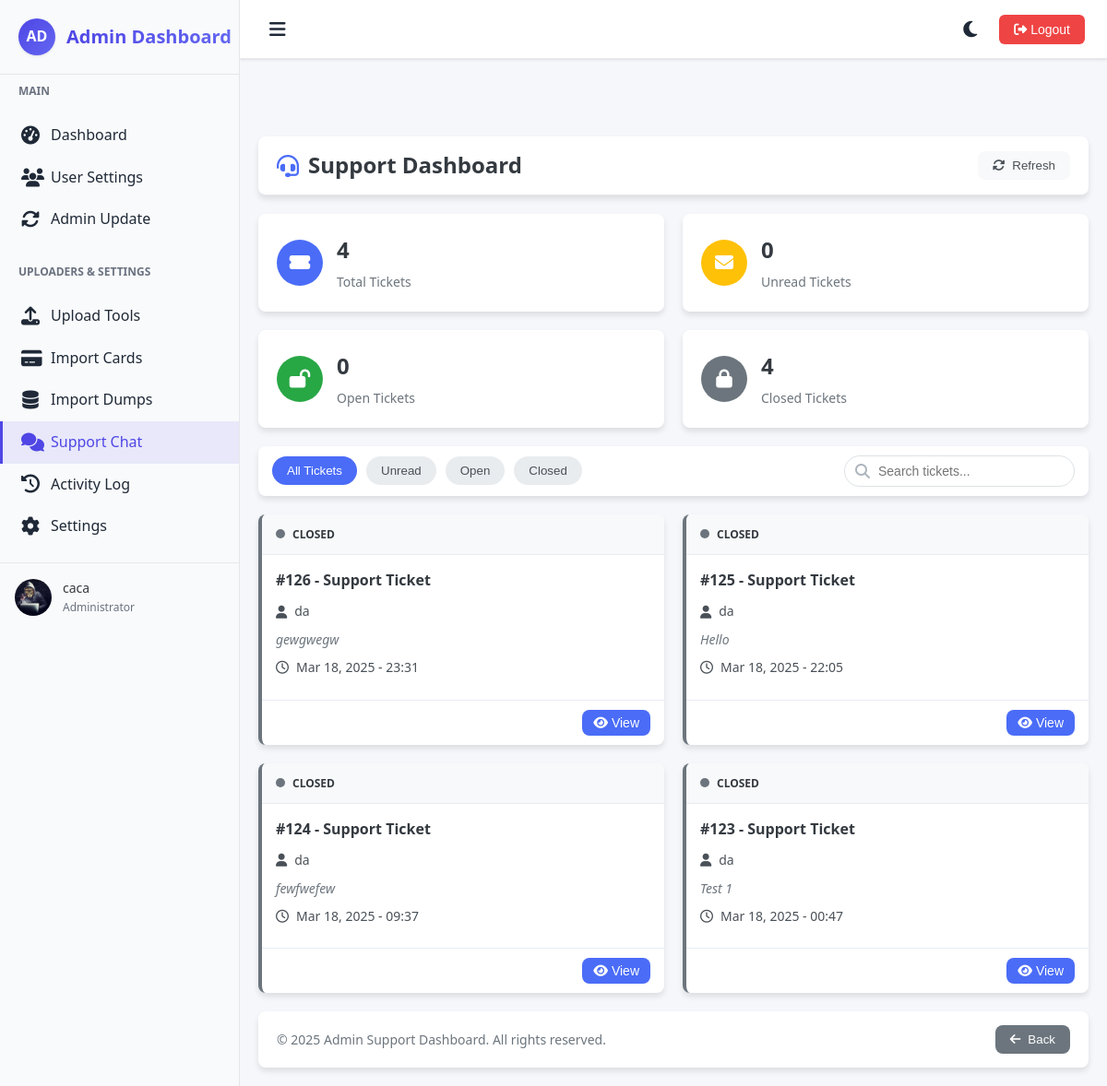
Screenshot of /admin/sc.php (signed in) with the database file from the repository.
### tables this page shows
CREATE TABLE `support_tickets` (
  `id` int(11) NOT NULL,
  `user_id` int(11) NOT NULL,
  `message` text DEFAULT '',
  `response` text DEFAULT NULL,
  `status` enum('open','closed') NOT NULL DEFAULT 'open',
  `created_at` timestamp NOT NULL DEFAULT current_timestamp(),
  `username` varchar(255) DEFAULT NULL,
  `subject` varchar(255) DEFAULT NULL,
  `updated_at` timestamp NOT NULL DEFAULT current_timestamp() ON UPDATE current_timestamp(),
  `user_unread` tinyint(4) DEFAULT 0,
  `last_user_reply` tinyint(4) DEFAULT 1,
  `unread` tinyint(1) DEFAULT 0,
  `admin_unread` tinyint(1) DEFAULT 0
);

CREATE TABLE `users` (
  `id` int(11) NOT NULL,
  `username` varchar(255) NOT NULL,
  `password` varchar(255) NOT NULL,
  `jabber` varchar(255) DEFAULT NULL,
  `telegram` varchar(255) DEFAULT NULL,
  `secret_code` varchar(50) DEFAULT NULL,
  `created_at` timestamp NOT NULL DEFAULT current_timestamp(),
  `balance` decimal(10,2) NOT NULL DEFAULT 0.00,
  `seller` tinyint(1) NOT NULL DEFAULT 0,
  `seller_percentage` int(11) DEFAULT 0,
  `credit_cards_balance` decimal(10,2) NOT NULL DEFAULT 0.00,
  `credit_cards_total_earned` decimal(10,2) NOT NULL DEFAULT 0.00,
  `dumps_balance` decimal(10,2) NOT NULL DEFAULT 0.00,
  `dumps_total_earned` decimal(10,2) NOT NULL DEFAULT 0.00,
  `banned` tinyint(1) NOT NULL DEFAULT 0,
  `role` int(11) NOT NULL DEFAULT 0,
  `status` varchar(255) NOT NULL DEFAULT 'active',
  `active` int(11) NOT NULL DEFAULT 0,
  `total_earned` decimal(10,2) DEFAULT 0.00,
  `seller_actual_balance` decimal(10,2) DEFAULT 0.00
);

### encrypt.php (called while the page is built, shortened)
<?php
function decryptMessage($ciphertext) {
    $data = base64_decode($ciphertext);
    $ivLength = openssl_cipher_iv_length(CIPHER_METHOD);
    $iv = substr($data, 0, $ivLength);
    $encryptedMessage = substr($data, $ivLength);
    return openssl_decrypt($encryptedMessage, CIPHER_METHOD, ENCRYPTION_KEY, 0, $iv);
}

### admin/support_chat.php (the view, shortened to what this page needs)
<?php
require '../config.php';
require '../encrypt.php';
$stmt = $pdo->prepare("
    SELECT t.id AS ticket_id, t.created_at AS ticket_created_at, t.unread, t.status, t.admin_unread, t.subject,
           u.username AS user_username, m.sender, m.is_read, m.message AS content, m.created_at AS message_created_at
    FROM support_tickets t
    LEFT JOIN users u ON t.user_id = u.id
    LEFT JOIN support_replies m ON t.id = m.ticket_id
    ORDER BY t.admin_unread DESC, t.created_at DESC
");
$stmt->execute();
$rawTickets = $stmt->fetchAll(PDO::FETCH_ASSOC);
$tickets = [];
foreach ($rawTickets as $row) {
    $ticketId = $row['ticket_id'];
    if (!isset($tickets[$ticketId])) {
        $tickets[$ticketId] = [];
    }
    if (!empty($row['content'])) {
        $row['content'] = decryptMessage($row['content']);
    }
    $tickets[$ticketId][] = $row;
}
$totalTickets = count($tickets);
$unreadTickets = 0;
$openTickets = 0;
$closedTickets = 0;
foreach ($tickets as $ticketMessages) {
    if (strtolower($ticketMessages[0]['status']) === 'open') {
        $openTickets++;
    } else {
        $closedTickets++;
    }
}
?>
<!DOCTYPE html>
<html lang="en">
<head>
    <link rel="stylesheet" href="https://cdnjs.cloudflare.com/ajax/libs/font-awesome/6.4.0/css/all.min.css">
</head>
<body>
    <div class="main-dashboard">
        <header class="support-header">
            <div class="logo">
                <i class="fas fa-headset"></i>
                <h1>Support Dashboard</h1>
            </div>
            <div class="admin-controls">
                <button class="refresh-btn" onclick="location.reload()">
                    <i class="fas fa-sync-alt"></i> Refresh
                </button>
            </div>
        </header>
        <div class="dashboard-stats">
            <div class="stat-card">
                <div class="stat-icon total">
                    <i class="fas fa-ticket-alt"></i>
                </div>
                <div class="stat-info">
                    <h3><?php echo $totalTickets; ?></h3>
                    <p>Total Tickets</p>
                </div>
            </div>
            <div class="stat-card">
                <div class="stat-icon unread">
                    <i class="fas fa-envelope"></i>
                </div>
                <div class="stat-info">
                    <h3><?php echo $unreadTickets; ?></h3>
                    <p>Unread Tickets</p>
                </div>
            </div>
            <div class="stat-card">
                <div class="stat-icon open">
                    <i class="fas fa-lock-open"></i>
                </div>
                <div class="stat-info">
                    <h3><?php echo $openTickets; ?></h3>
                    <p>Open Tickets</p>
                </div>
            </div>
            <div class="stat-card">
                <div class="stat-icon closed">
                    <i class="fas fa-lock"></i>
                </div>
                <div class="stat-info">
                    <h3><?php echo $closedTickets; ?></h3>
                    <p>Closed Tickets</p>
                </div>
            </div>
        </div>
        <div class="ticket-filters">
            <button class="filter-btn active" data-filter="all">All Tickets</button>
            <button class="filter-btn" data-filter="unread">Unread</button>
            <button class="filter-btn" data-filter="open">Open</button>
            <button class="filter-btn" data-filter="closed">Closed</button>
            <div class="search-container">
                <input type="text" id="ticket-search" placeholder="Search tickets...">
                <i class="fas fa-search"></i>
            </div>
        </div>
        <div class="ticket-grid">
            <?php if (!empty($tickets)): ?>
                <?php foreach ($tickets as $ticketId => $messages):
                    $unreadCount = 0;
                    $status = strtolower($messages[0]['status']);
                    $ticketClass = $unreadCount > 0 ? 'unread' : '';
                    $ticketClass .= ' ' . $status;
                ?>
                <div class="ticket-wrapper <?php echo $ticketClass; ?>" data-ticket-id="<?php echo htmlspecialchars($ticketId); ?>">
                    <div class="ticket-summary card" onclick="toggleConversation(<?php echo htmlspecialchars($ticketId); ?>)">
                        <div class="card-header">
                            <div class="ticket-status">
                                <span class="status-indicator <?php echo $status; ?>"></span>
                                <span class="status-text"><?php echo ucfirst($status); ?></span>
                            </div>
                        </div>
                        <div class="card-content">
                            <h3 class="ticket-title">
                                #<?php echo htmlspecialchars($ticketId); ?>
                                <?php if (!empty($messages[0]['subject'])): ?>
                                    - <?php echo htmlspecialchars($messages[0]['subject']); ?>
                                <?php endif; ?>
                            </h3>
                            <p class="ticket-user">
                                <i class="fas fa-user"></i>
                                <?php echo htmlspecialchars($messages[0]['user_username']); ?>
                            </p>
                            <p class="ticket-preview">
                                <?php
                                    $lastUserMessage = '';
                                    foreach ($messages as $message) {
                                        if (!empty($message['content'])) {
                                            $lastUserMessage = $message['content'];
                                            break;
                                        }
                                    }
                                    echo htmlspecialchars(substr($lastUserMessage, 0, 50)) . (strlen($lastUserMessage) > 50 ? '...' : '');
                                ?>
                            </p>
                            <p class="ticket-date">
                                <i class="far fa-clock"></i>
                                <?php
                                    $date = new DateTime($messages[0]['ticket_created_at']);
                                    echo $date->format('M d, Y - H:i');
                                ?>
                            </p>
                        </div>
                        <div class="card-actions">
                            <button class="view-btn">
                                <i class="fas fa-eye"></i> View
                            </button>
                        </div>
                    </div>
                </div>
                <?php endforeach; ?>
            <?php endif; ?>
        </div>
        <footer class="dashboard-footer">
            <p>&copy; <?php echo date('Y'); ?> Admin Support Dashboard. All rights reserved.</p>
            <button class="back-button" onclick="history.back()">
                <i class="fas fa-arrow-left"></i> Back
            </button>
        </footer>
    </div>
</body>
</html>

### rows the page displays
support_tickets: status "CLOSED", subject "Support Ticket", created_at "Mar 18, 2025 - 22:05"
users: username "da"
support_tickets: status "CLOSED", subject "Support Ticket", created_at "Mar 18, 2025 - 09:37"
support_tickets: status "CLOSED", id "123", subject "Support Ticket", user_username "da", lastUserMessage "Test 1", format "Mar 18, 2025 - 00:47"

### other values shown
$admin_username "caca"
$totalTickets "4"
$unreadTickets "0"
$openTickets "0"
$closedTickets "4"
$status "CLOSED"
$ticketId "126"
$messages[0]['subject'] "Support Ticket"
$messages[0]['user_username'] "da"
substr($lastUserMessage, 0, 50) "gewgwegw"
$date->format('M d, Y - H:i') "Mar 18, 2025 - 23:31"
$ticketId "125"
substr($lastUserMessage, 0, 50) "Hello"
$ticketId "124"
substr($lastUserMessage, 0, 50) "fewfwefew"
